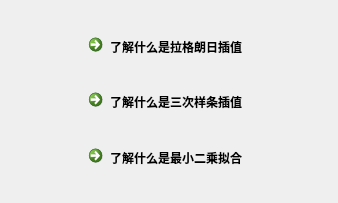
<?xml version="1.0" encoding="UTF-8"?>
<ui version="4.0">
 <class>Help</class>
 <widget class="QWidget" name="Help">
  <property name="geometry">
   <rect>
    <x>0</x>
    <y>0</y>
    <width>338</width>
    <height>203</height>
   </rect>
  </property>
  <property name="windowTitle">
   <string>Curve Fitting Tool Help</string>
  </property>
  <property name="windowIcon">
   <iconset>
    <normaloff>icon.jpg</normaloff>icon.jpg</iconset>
  </property>
  <widget class="QWidget" name="verticalLayoutWidget">
   <property name="geometry">
    <rect>
     <x>30</x>
     <y>20</y>
     <width>271</width>
     <height>161</height>
    </rect>
   </property>
   <layout class="QVBoxLayout" name="verticalLayout">
    <item alignment="Qt::AlignHCenter|Qt::AlignVCenter">
     <widget class="QCommandLinkButton" name="cmd_btn1">
      <property name="text">
       <string>了解什么是拉格朗日插值</string>
      </property>
     </widget>
    </item>
    <item alignment="Qt::AlignHCenter|Qt::AlignVCenter">
     <widget class="QCommandLinkButton" name="cmd_btn2">
      <property name="text">
       <string>了解什么是三次样条插值</string>
      </property>
     </widget>
    </item>
    <item alignment="Qt::AlignHCenter|Qt::AlignVCenter">
     <widget class="QCommandLinkButton" name="cmd_btn3">
      <property name="text">
       <string>了解什么是最小二乘拟合</string>
      </property>
     </widget>
    </item>
   </layout>
  </widget>
 </widget>
 <resources/>
 <connections/>
</ui>
